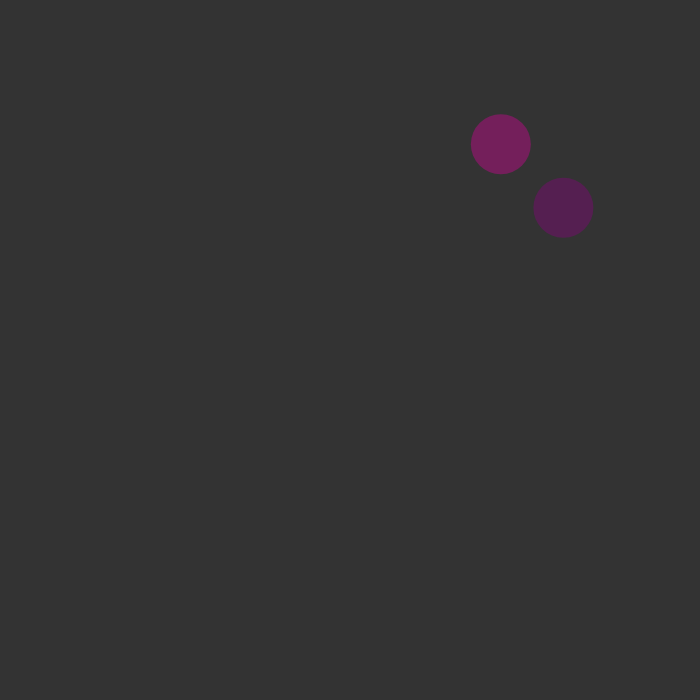
Frame 1 (no input)
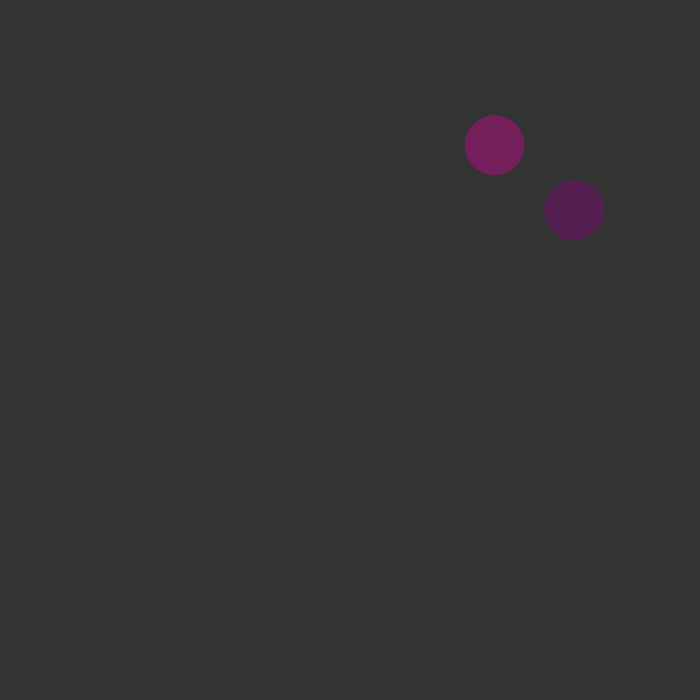
Frame 60 (no input)
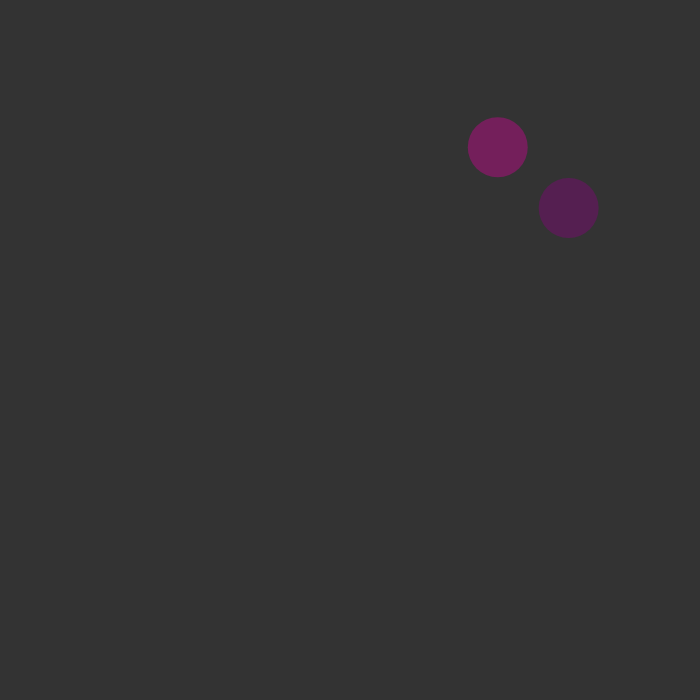
Frame 120 (the mouse pressed at the canvas centre since frame 60)

The p5.js sketch that drew these frames (run headless with seeded random() and noise() and a simulated clock; from frame 60 on, the mouse is pressed at the canvas centre):

// p5.js sketch
// ── sketch.js
let cells = [];
function setup() {
    createCanvas(700, 700);
    cells.push(new Cell());
    cells.push(new Cell());
}

function draw() {
    background(51);
    for (let i = 0; i < cells.length; i++) {
        cells[i].move();
        cells[i].show();
    }
}

function mousePressed() {
    for (let i = cells.length - 1; i >= 0; i--) {
        let c = cells[i];
        if (c.clicked(mouseX, mouseY)) {
            cells.push(c.mitosis());
            cells.push(c.mitosis());
            cells.splice(i, 1);
        }
    }
}

// ── cell.js

function Cell(pos, r, c) {
    if (pos) {
        this.pos = pos.copy()
    } else {
        this.pos = createVector(random(width), random(height));
    }
    this.r = r || 60;
    this.c = c || color(random(100, 255), 0, random(100, 255), 100);

    this.clicked = function (x, y) {
        let d = dist(this.pos.x, this.pos.y, x, y);
        if (d < this.r) {
            return true;
        }

        return false;
    };

    this.mitosis = function () {
        let np = createVector(this.pos.x + random(-30, 30), this.pos.y);
        let cell = new Cell(np, this.r / 2, this.c);

        return cell;
    };

    this.move = function () {
        let vel = p5.Vector.random2D();
        this.pos.add(vel);
    };

    this.show = function () {
        noStroke();
        fill(this.c);
        ellipse(this.pos.x, this.pos.y, this.r, this.r);
    }
}
// ── sketch.html
<!DOCTYPE html>
<html lang="en">

<head>
    <meta charset="utf-8" />
    <meta name="viewport" content="width=device-width, initial-scale=1.0" />
    <meta http-equiv="X-UA-Compatible" content="ie-edge" />
    <title>Coding Challenge #6</title>
    <script src="https://cdn.jsdelivr.net/npm/p5@0.10.2/lib/p5.js"></script>
    <script src="cell.js"></script>
    <script src="sketch.js"></script>
</head>

<body>

</body>

</html>
